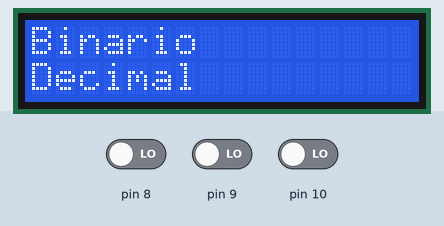
Simulated run of this sketch. Board: Arduino Uno, built with avr-gcc and run on an emulated ATmega328P. Parts: 16×2 character LCD. The inputs (shaded band) are chosen by the test bench; at power-on: pin 9 LOW, pin 10 LOW, pin 8 LOW.

Above: at 0.1 s.
2.3 s: pin 9 driven HIGH
At 2.38 s:
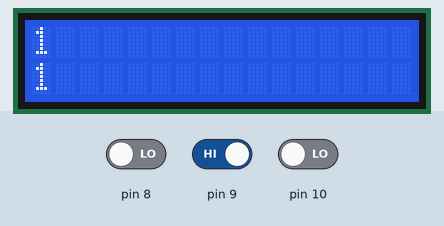
3.8 s: pin 10 driven HIGH
At 5.16 s:
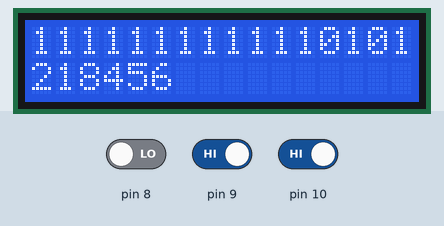
5.3 s: pin 9 driven LOW
At 5.42 s:
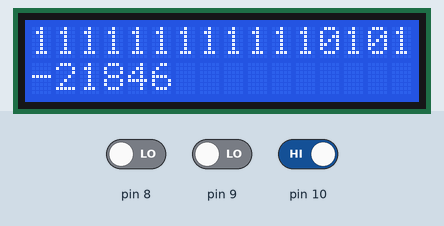
6.8 s: pin 8 driven HIGH
At 7.2 s:
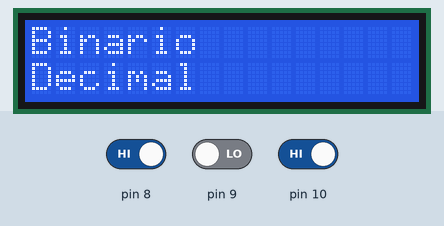
9.8 s: pin 8 driven LOW
At 10.09 s:
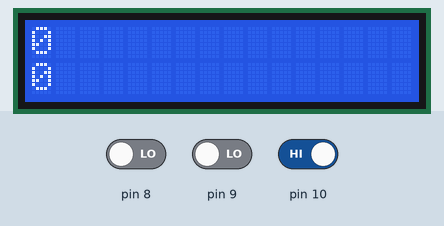
11.5 s: pin 9 driven HIGH
At 26.03 s:
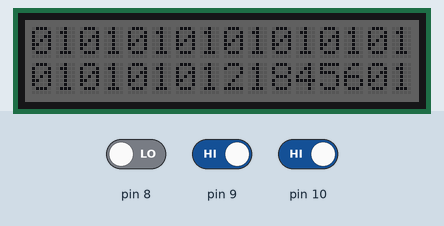

The sketch:

sketch_oct25a.ino
```cpp
#include <LiquidCrystal.h>

LiquidCrystal lcd(12, 11, 5, 4, 3, 2);
int contador = 0;
int resultado=0;
char Str1[16];
void setup() {

  pinMode(8,INPUT);
  pinMode(9,INPUT);
  pinMode(10,INPUT);

  lcd.begin(16, 2);
  lcd.print("Binario");
  lcd.setCursor(0, 1);
  lcd.print("Decimal");
  delay(1000);
  lcd.clear();

}

void loop() {

  if(digitalRead(10)==HIGH){

    Str1[contador]='0';
    lcd.setCursor(contador,0);
    lcd.print("0");
    resultado=resultado*2;
    lcd.setCursor(0,1);
    lcd.print(resultado);
    contador++;

  }
  if(digitalRead(9)==HIGH){

    Str1[contador]='1';
    lcd.setCursor(contador,0);
    lcd.print("1");
    resultado=(resultado*2)+1;
    lcd.setCursor(0,1);
    lcd.print(resultado);
    contador++;

  }
  if(digitalRead(8)==HIGH){

    lcd.clear();
    contador=0;
    resultado=0;

    lcd.setCursor(0, 0);
    lcd.print("Binario");
    lcd.setCursor(0, 1);
    lcd.print("Decimal");
    delay(500);
    lcd.clear();

  }
  delay(125);
}
```

Measured:
- after the input at 2.3 s, the display: changes at once (image 1)
- after the input at 6.8 s, the display: changes after 0.08 s (image 4)
- after the input at 9.8 s, the display: first differs from a run without the input after 0.24 s (image 5)
- what the display in image 4 shows lasts 0.5 s, from 6.9 s to 7.4 s
